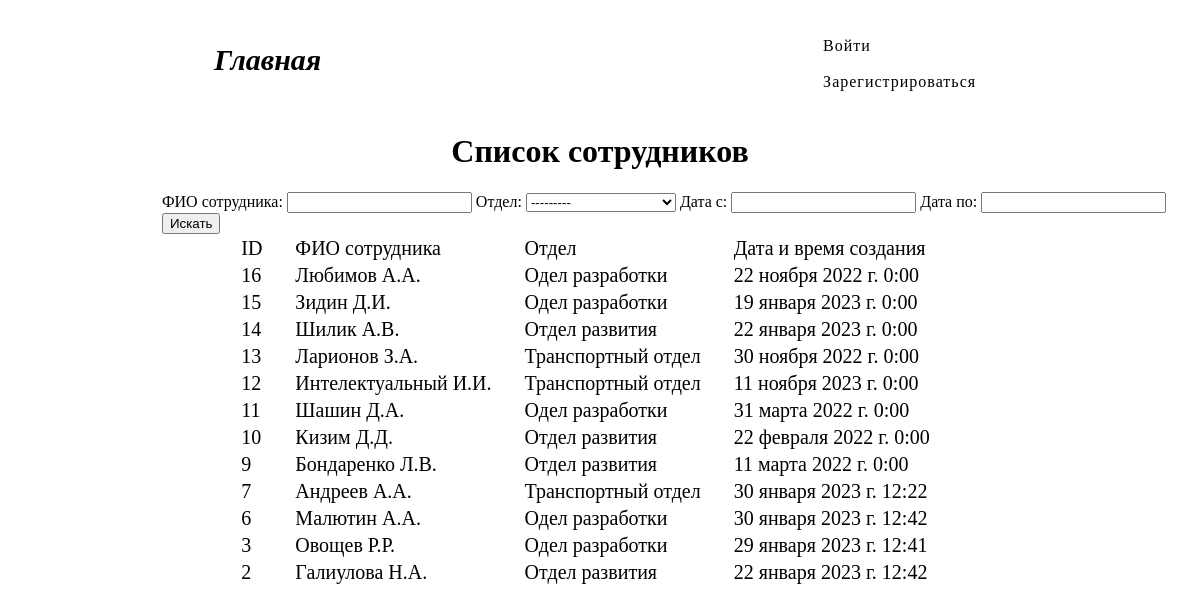
The page / on the database its author committed.
### crud_app/models.py (models this page shows, shortened)
class Staff(models.Model):
    name = models.CharField('ФИО сотрудника', max_length=80)
    department = models.ForeignKey(to='SelectDep', on_delete=models.CASCADE)
    register_date = models.DateTimeField('Дата и время создания записи', null=True, blank=True, default=None)

class SelectDep(models.Model):
    name_department = models.CharField(max_length=50)
    def __str__(self):
        return self.name_department

### crud_app/views.py (the view)
# urls.py: path("", views.listview, name='listview'),
def listview(request):
    staff = Staff.objects.all().order_by('-id')
    paginator = Paginator(staff, 3)
    page_number = request.GET.get('page')
    dataset = paginator.get_page(page_number)
    if len(staff) == 0:
        raise Http404()
    myFilter = StaffFilters(request.GET, queryset=staff)
    dataset = myFilter.qs
    return render(request, 'crud_app/listview.html', {'staff': staff,'dataset': dataset, 'myFilter': myFilter})

### crud_app/templates/crud_app/listview.html (shortened to what this page needs)
{% extends "crud_app/base.html" %}
{% block title %}
    Список сотрудников
{% endblock title %}
{% block content %}
<div class="align-search">
    <form method="get">
        <t>ФИО сотрудника: {{myFilter.form.name}}</t>
        <t>Отдел: {{myFilter.form.department}}</t>
        <t>Дата с: {{myFilter.form.start_date}}</t>
        <t>Дата по: {{myFilter.form.end_date}}</t>
        <button>Искать</button>
    </form>
</div>
<table class="table" style="margin: auto;">
    <thead>
        <tr>
            <div class="style_table">
            <td>ID</td>
            <td>ФИО сотрудника</td>
            <td>Отдел</td>
            <td>Дата и время создания</td>
                </div>
        </tr>
    </thead>
<tbody>
{% for data in dataset %}
    <tr>
        <td><a href="{% url 'staff_read' data.id %}">{{data.id}}</a></td>
        <td><a href="{% url 'staff_read' data.id %}">{{data.name}}</a></td>
        <td>{{data.department}}</td>
        <td>{{data.register_date}}</td>
    </tr>
{% endfor %}
</tbody>
</table>
{% endblock content %}

### crud_app/templates/crud_app/base.html (shortened to what this page needs)
{% load static %}
<!DOCTYPE html>
<html lang="en">
<head>
    <link rel="stylesheet" href="{% static 'css/listview.css' %}" type="text/css">
    <link rel="stylesheet" href="{% static 'css/update.css' %}" type="text/css">
    <link rel="stylesheet" href="{% static 'css/create.css' %}" type="text/css">
    <link rel="stylesheet" href="{% static 'css/detalview.css' %}" type="text/css">
    <link rel="stylesheet" href="{% static 'css/login.css' %}" type="text/css">
    <link rel="stylesheet" href="{% static 'css/pagination.css' %}" type="text/css">
    <link rel="stylesheet" href="{% static 'css/navbar.css' %}" type="text/css">
</head>
<body>
    <div class="container">
        <div>
                {% include "crud_app/components/navbar.html" %}
            </div>
            <div class="title_container">
                <h1>{% block title %}
                    {% endblock title %}
                </h1>
            </div>
                {% block content %}
                {% endblock content %}
        </div>
</body>
</html>

### crud_app/templates/crud_app/components/navbar.html (shortened to what this page needs)
{% load static %}
    <div class="button-navbar">
        <li class="li-button-navbar">
            <a class="a-navbar a-navbar-button" href="/">Главная</a>
        </li>
        <ul class="topmenu li-button-navbar">
            <li>
            <ul class="submenu">
                {% if request.user.is_authenticated %}
                <li class="name-person">{{user.username}}</a></li>
                <li><a href="{% url 'logout' %}">Выйти</a></li>
                        {% else %}
                <li><a href="{% url 'login' %}">Войти</a></li>
                <li><a href="{% url 'staff_register' %}">Зарегистрироваться</a></li>
                {% endif %}
            </ul>
          </li>
        </ul>
    </div>

### crud_app/templates/crud_app/components/paginator.html (shortened to what this page needs)
{% load static %}

### static/css/listview.css (style rules this page uses)
.table td { padding-right: 30px; }
tbody a { text-decoration: none; color: black; }
.table td { font-size: 20px; }

### static/css/detalview.css (style rules this page uses)
.align-search { margin-left: 13%; }

### static/css/navbar.css (style rules this page uses)
.button-navbar { display: flex; justify-content: space-around; align-items: center; }
.a-navbar { color: #000000; text-decoration: none; }
.li-button-navbar { list-style: none; display: inline; }
.a-navbar-button { font-family: 'Montserrat'; font-style: italic; font-weight: 700; font-size: 30px; }
.topmenu > li { display: inline-block; position: relative; }
.submenu a { font-family: 'Libre Baskerville', serif; font-size: 1rem; letter-spacing: 1px; padding: 5px 10px; transition: 0.5s linear; text-decoration: none; color: #000000; margin-top: 0.5rem; }
.submenu li { display: flex; }

### crud_app/templates/crud_app/base.html (style rules this page uses)
.title_container { text-align: center; }

### rows shown on the page
Staff: id "16", name "Любимов А.А.", department "Одел разработки", register_date "22 ноября 2022 г. 0:00"
Staff: id "15", name "Зидин Д.И.", department "Одел разработки", register_date "19 января 2023 г. 0:00"
Staff: id "14", name "Шилик А.В.", department "Отдел развития", register_date "22 января 2023 г. 0:00"
Staff: id "13", name "Ларионов З.А.", department "Транспортный отдел", register_date "30 ноября 2022 г. 0:00"
Staff: id "12", name "Интелектуальный И.И.", department "Транспортный отдел", register_date "11 ноября 2023 г. 0:00"
Staff: id "11", name "Шашин Д.А.", department "Одел разработки", register_date "31 марта 2022 г. 0:00"
Staff: id "10", name "Кизим Д.Д.", department "Отдел развития", register_date "22 февраля 2022 г. 0:00"
Staff: id "9", name "Бондаренко Л.В.", department "Отдел развития", register_date "11 марта 2022 г. 0:00"
Staff: id "7", name "Андреев А.А.", department "Транспортный отдел", register_date "30 января 2023 г. 12:22"
Staff: id "6", name "Малютин А.А.", department "Одел разработки", register_date "30 января 2023 г. 12:42"
Staff: id "3", name "Овощев Р.Р.", department "Одел разработки", register_date "29 января 2023 г. 12:41"
Staff: id "2", name "Галиулова Н.А.", department "Отдел развития", register_date "22 января 2023 г. 12:42"
